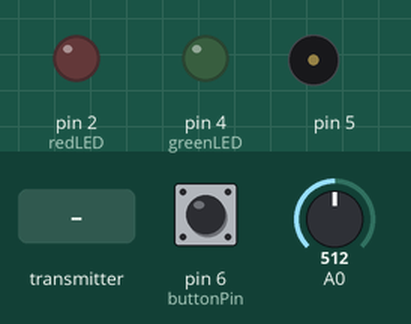
This sketch was run on a simulated Arduino Uno, built with avr-gcc and run on an emulated ATmega328P. Parts: output pins drawn as LEDs (lit = HIGH), buzzer (waves = sounding). The inputs (shaded band) are chosen by the test bench; at power-on: pin 6 (buttonPin) LOW, A0 = 512. No radio packets arrive unless stated.

Above: at 1.2 s.
1.3 s: pin 6 (buttonPin) pulled HIGH for 0.15 s
At 1.72 s:
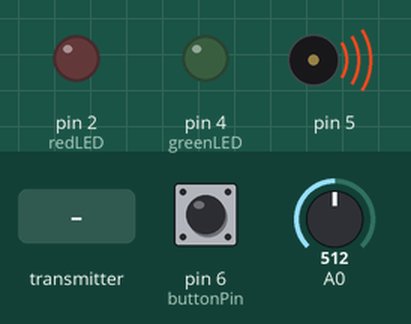
3.4 s: the transmitter starts sending InputValue = 0
4.9 s: pin 6 (buttonPin) pulled HIGH for 1 s
At 5.7 s:
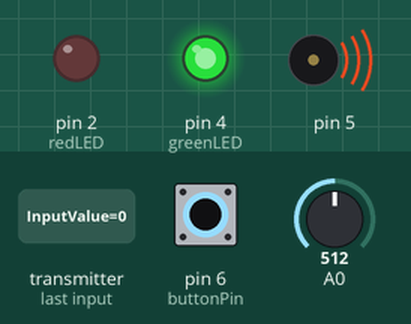
7.4 s: pin 6 (buttonPin) pulled HIGH for 3.2 s
At 11.8 s:
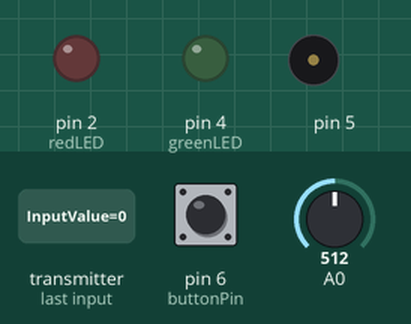
12.1 s: the transmitter starts sending InputValue = 256
At 13.3 s:
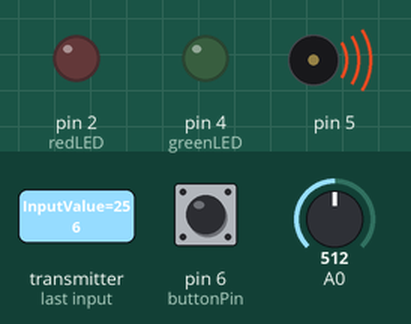
13.6 s: pin 6 (buttonPin) pulled HIGH for 1 s
At 14.3 s:
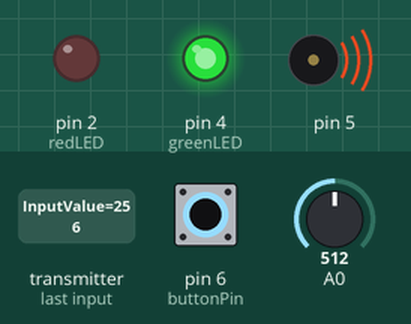
Timing chart, 0 to 16.6 s (numbered marks = the images above; inputs shaded):
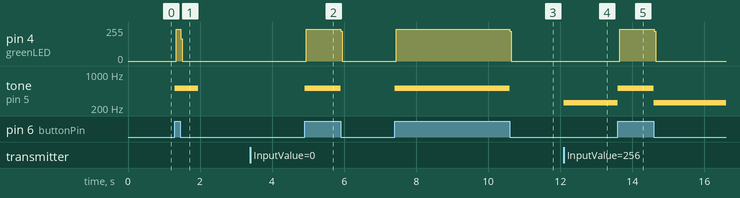

The sketch:

FinalCode2.ino
```cpp
/*
 *
 * CS 362 Project 1: Subsystem 2
 * Author: Deep Patel
 *
 */

// Include all the necessary libraries.
# include <SPI.h>
# include <nRF24L01.h>
# include <RF24.h>

// Set the radio at pin 7,8
RF24 radio(7, 8);

// Set the channel address.
// const byte address[6] = {"00001"};
const byte addresses[][6] = {"00001", "00002"};

// Declare the button pins and led pins.
const int buttonPin = 6;
const int redLED = 2;
const int greenLED =  4;

//
//
//
void setup() {

  Serial.begin(9600);

  // Setup Buttons and LEDs
  pinMode(buttonPin, INPUT);
  pinMode(redLED, OUTPUT);
  pinMode(greenLED, OUTPUT);

  // Start the radio.
  radio.begin();

  // Set the radio channels and pipes.
  radio.openWritingPipe(addresses[0]); // 00001
  radio.openReadingPipe(0, addresses[1]); // 00002

  radio.setPALevel(RF24_PA_MIN);
}

//
//
//
void loop() {

  int ButtonState = digitalRead(buttonPin);

  //
  //
  //
  digitalWrite(greenLED, LOW);
  digitalWrite(redLED, LOW);

  // Check if transmission button is pressed or not..
  if(ButtonState == HIGH) {
    // Stop the input stream.
    radio.stopListening();

    // Get the microphone input.
    int value = analogRead(A0);

    // Light up the green LED. indicates messgae transfer.
    digitalWrite(greenLED, HIGH);

    // Write to speaker..
    tone(5, value, 500);

    // Serial.println(text) // for debugging purposes.
    radio.write(&value, sizeof(value));

    // Start the radio input stream.
    radio.startListening();
  } else {

    radio.startListening();

    if(radio.available()) {

      // Light up the red LED..
      digitalWrite(redLED, HIGH);

      // Get the input value.
      int InputValue = 0;
      radio.read(&InputValue, sizeof(InputValue));
      // Serial.println(); // for debugging purposes.

      // Play audio on the speaker.
      tone(5, InputValue, 500);
    }
    radio.stopListening();
  }

}
```

Measured:
- after the input at 1.3 s, pin 4 (greenLED): 0/255 → 238/255 at once, → 0/255 0.12 s later; tone on pin 5: silent → 512 Hz at once, → silent 0.65 s later
- after the input at 4.9 s, pin 4 (greenLED): 0/255 → 238/255 at once, → 0/255 0.96 s later; tone on pin 5: silent → 512 Hz at once, → silent 1.0 s later
- after the input at 7.4 s, pin 4 (greenLED): 0/255 → 238/255 at once, → 0/255 3.2 s later; tone on pin 5: silent → 512 Hz at once, → silent 3.2 s later
- after the input at 12.1 s, tone on pin 5: silent → 256 Hz at once
- after the input at 13.6 s, pin 4 (greenLED): 0/255 → 238/255 at once, → 0/255 0.96 s later; tone on pin 5: 256 Hz → 512 Hz at once, → 256 Hz 1.0 s later
